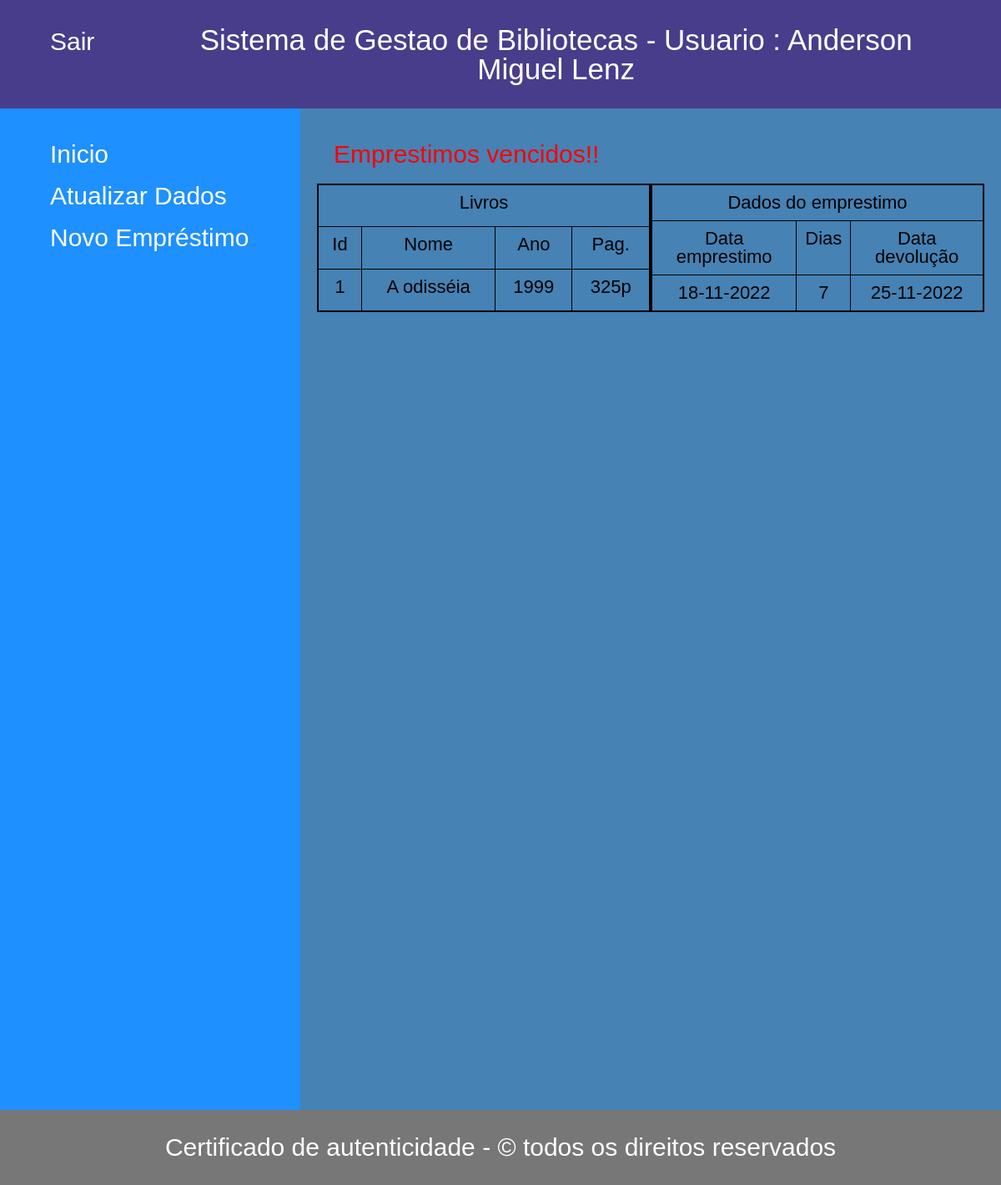
The app's page /usuario/usuarioIndexEmprestimos.php (signed in) with its own data.
### tables this page shows
CREATE TABLE `usuarios` (
  `id_usuario` int(11) NOT NULL,
  `nome` varchar(30) DEFAULT NULL,
  `telefone` varchar(30) DEFAULT NULL,
  `email` varchar(40) DEFAULT NULL,
  `senha` varchar(32) DEFAULT NULL
);

CREATE TABLE `livro` (
  `id_livro` int(11) NOT NULL,
  `nome` varchar(60) DEFAULT NULL,
  `ano` varchar(5) DEFAULT NULL,
  `paginas` int(4) DEFAULT NULL,
  `emprestado` tinyint(1) DEFAULT NULL,
  `id_usuario` int(11) DEFAULT NULL
);

### usuario/Usuario.php (called while the page is built, shortened)
<?php
class Usuario
{
    private $mysql;
    public function __construct(mysqli $mysql)
    {
        $this->mysql = $mysql;
    }
    public function exibirPorId(string $id): array
    {
        $retornaUsuario = $this->mysql->prepare("SELECT * FROM usuarios WHERE id_usuario = ?");
        $retornaUsuario->bind_param('s', $id);
        $retornaUsuario->execute();
        $usuario = $retornaUsuario->get_result()->fetch_assoc();
        return $usuario;
    }
}
?>

### livro/Livro.php (called while the page is built, shortened)
<?php
class Livro
{
    private $mysql;
    public function __construct(mysqli $mysql)
    {
        $this->mysql = $mysql;
    }
    public function livrosEmpAtivosUsuario(string $id)
    {
        $todos = $this->mysql->prepare('SELECT id_livro FROM livro WHERE emprestado = true AND id_usuario = ?');
        $todos->bind_param('s', $id);
        $todos->execute();
        $todosLivrosUsuario = $todos->get_result()->fetch_all(MYSQLI_ASSOC);
        return $todosLivrosUsuario;
    }
    public function contagenLivrosUsuario(string $id)
    {
        $todos = $this->mysql->prepare('SELECT COUNT(id_usuario) FROM livro WHERE emprestado = true AND id_usuario = ?');
        $todos->bind_param('s', $id);
        $todos->execute();
        $todosLivrosUsuario = $todos->get_result()->fetch_all();
        return $todosLivrosUsuario;
    }
    public function exibirLivroPorId(string $id): array
    {
        $retornaLivro = $this->mysql->prepare("SELECT * FROM livro WHERE id_livro = ?");
        $retornaLivro->bind_param('s', $id);
        $retornaLivro->execute();
        $livro = $retornaLivro->get_result()->fetch_assoc();
        return $livro;
    }
}

### emprestimo/retornaLivrosStatus.php (called while the page is built, shortened)
<?php
function retornaLivros($emprestimosFiltrados, $l)
{
    $listLivros = [];
    foreach ($emprestimosFiltrados as $emprestimos)
    {
        $livro = $l->exibirLivroPorId($emprestimos['id_livro']);
        $listLivros[] = $livro;
    }
    return $listLivros;
}
function livrosEmprestimos($idUsuario, $e, $l, EstadoDoEmprestimo $estadoDoEmprestimo)
{
    $livrosEmprestados = [];
    $livrosEmprestados[] = $l->livrosEmpAtivosUsuario($idUsuario);
    $contagemLivros = $l->contagenLivrosUsuario($idUsuario);
    $numeroLivros = $contagemLivros[0][0];
    $emprestimosUsuario = [];
    for ($i = 0; $i < $numeroLivros; $i++)
    {
        $livroid = $livrosEmprestados[0][$i]['id_livro'];
        $emprestimosUsuario [] = $e->retornaEmprestimosAtivos($livroid);
    }
    $emprestimosNoPrazo = [];
    foreach ($emprestimosUsuario as $emprestimo)
    {
        $dataDoEmprestimo = new DateTimeImmutable($emprestimo['data_emprestimo']);
        $dataDevolucao = $dataDoEmprestimo->add(new DateInterval('P'.$emprestimo['dias_emprestimos'].'D'));
        $dataHoje = new DateTimeImmutable();
        if ((EstadoDoEmprestimo::Vecidos == $estadoDoEmprestimo) &&
            ($dataDevolucao < $dataHoje))
        {
            $emprestimosNoPrazo[] = $emprestimo;
        }
    }
    return $emprestimosNoPrazo;
}

### emprestimo/Emprestimo.php (called while the page is built, shortened)
<?php
class Emprestimo
{
    private $mysql;
    public function __construct(mysqli $mysql)
    {
        $this->mysql = $mysql;
    }
    public function retornaEmprestimosAtivos($livroid)
    {
        $emprestimos = $this->mysql->prepare('SELECT * FROM emprestimos WHERE id_livro = ?');
        $emprestimos->bind_param('s', $livroid);
        $emprestimos->execute();
        $emprestimosAtivos = $emprestimos->get_result()->fetch_assoc();
        return $emprestimosAtivos;
    }
}

### usuario/imprimeLivros.php (the view)
<?php
function imprimeLivros($listLivros, $dadosEmprestimos)
{
    if((sizeof($listLivros)) > 0)
    {
        ?>
        <table title="Livro(s)">
            <tr><th colspan="5">Livros</th></tr>
            <tr>
                <th>Id</th>
                <th>Nome</th>
                <th>Ano</th>
                <th>Pag.</th>
            </tr>
            <?php foreach ($listLivros as $livro): ?>
                <tr>
                    <th><?php echo $livro['id_livro'] ?></th>
                    <th><?php echo $livro['nome']; ?></th>
                    <th><?php echo $livro['ano']; ?></th>
                    <th><?php echo $livro['paginas'].'p'; ?></th>
                </tr>
            <?php endforeach; ?>
        </table>
        <table title="Dados emprestimos">
            <tr><th colspan="5">Dados do emprestimo</th></tr>
            <tr>
                <th>Data emprestimo</th>
                <th>Dias</th>
                <th>Data devolução</th>
            </tr>
            <?php foreach ($dadosEmprestimos as $emprestimo): ?>
                <tr>
                    <th><?php echo $emprestimo["dataEmprestimo"]; ?></th>
                    <th><?php echo $emprestimo['diasDeEmprestimo']; ?></th>
                    <th><?php echo $emprestimo['dataDeDevolucao']; ?></th>
                </tr>
            <?php endforeach; ?>
        </table>
        <?php
    }
}

### usuario/usuarioIndexEmprestimos.php (shortened to what this page needs)
<?php
require_once '../livro/Livro.php';
require '../conexaoBanco.php';
require_once '../usuario/Usuario.php';
require_once '../emprestimo/Emprestimo.php';
require_once '../emprestimo/retornaLivrosStatus.php';
require_once 'imprimeLivros.php';
$l = new Livro($mysql);
$u = new Usuario($mysql);
$e = new Emprestimo($mysql);
$usu = $u->exibirPorId($_SESSION['id_usuario']);
$emprestimosEmDiaMaisDeSete = livrosEmprestimos(
        $_SESSION['id_usuario'], $e, $l, EstadoDoEmprestimo::MaisDeSeteDiasEmDia);
$emprestimosVencidos = livrosEmprestimos(
    $_SESSION['id_usuario'], $e, $l, EstadoDoEmprestimo::Vecidos);
$livrosVencidos = retornaLivros($emprestimosVencidos, $l);
$dadosEmprestimoVencido = retornaDetalhesEmprestimos($emprestimosVencidos);
?>
<!DOCTYPE html>
<html lang="pt-br">
    <head>
        <link rel="stylesheet" type="text/css" href="../reset.css">
        <link rel="stylesheet" type="text/css" href="../style.css">
    </head>
    <body>
        <header>
            <div class="title"><h2>Sistema de Gestao de Bibliotecas - Usuario : <?php echo $usu['nome'] ?></h2></div>
            <div class="sair"><a href="sairUsuario.php">Sair</a></div>
        </header>
        <section>
            <nav>
                <ul>
                    <li><a href="usuarioIndexEmprestimos.php">Inicio</a></li>
                    <li><a href="usuarioAtualizarDados.php">Atualizar Dados</a></li>
                    <li><a href="usuarioNovoEmprestimo.php">Novo Empréstimo</a></li>
                </ul>
            </nav>
            <main>
                <?php if((sizeof($livrosVencidos)) > 0) { ?>
                <div class="vencidos"><p>Emprestimos vencidos!!</p></div><?php } ?>
                <section><?php imprimeLivros($livrosVencidos, $dadosEmprestimoVencido); ?></section>
            </main>
        </section>
        <footer>
            <p class=".p_rodape"> Certificado de autenticidade - © todos os direitos reservados </p>
        </footer>
    </body>
</html>

### style.css (style rules this page uses)
* { box-sizing: border-box; }
body { font-family: Arial, Helvetica, sans-serif; }
section { display: -webkit-flex; display: flex; }
header { background-color: darkslateblue; padding: 30px 0px 30px 0px; text-align: center; font-size: 35px; color: white; }
.title { display: inline-block; width: 80%; }
.sair { float: left; display: inline-block; text-align: left; padding-left: 40px; }
nav { float: left; width: 30%; min-height: 1200px; background: DodgerBlue; padding: 20px; margin: 0px auto 0px auto; }
nav ul { list-style-type: none; padding: 0; }
main { float: left; padding: 20px; width: 70%; background-color: steelblue; min-height: 1200px; height: 100%; margin: 0px auto 0px auto; }
section::after { content: ""; display: table; clear: both; }
footer { background-color: #777; padding: 10px; text-align: center; color: white; }
a, li { margin: 20px; font-size: 30px; box-decoration-break: slice; border: 1px black; text-decoration: none; color: white; }
p { font-size: 30px; margin: 20px; }
table { float: left; width: 500px; border-radius: 20px; border: 2px solid black; }
th, tr { font-size: 22px; padding: 10px; border: 1px solid black; }
.vencidos { color: red; }

### records on screen
usuarios: nome "Anderson Miguel Lenz"
livro: id_livro "1", nome "A odisséia", ano "1999", paginas "325"

### other values on screen
$emprestimo["dataEmprestimo"] "18-11-2022"
$emprestimo['diasDeEmprestimo'] "7"
$emprestimo['dataDeDevolucao'] "25-11-2022"
